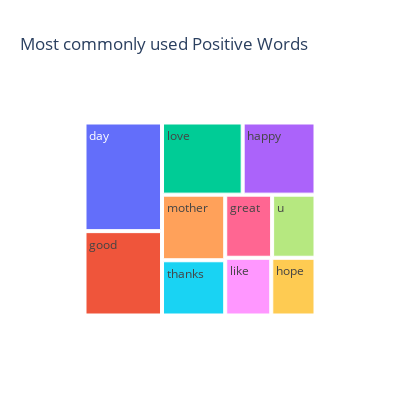

The cell this chart's notebook holds for it:
### Code cell
import plotly.express as px

px.treemap(common_words_positive, 
           path=['Word'], values='count',
           title='Most commonly used Positive Words',
          width=400, height=400)

### Figure 1 — Plotly figure (JSON) as saved in the notebook; plotly's stock layout.template omitted (floating-point values rounded to 4 significant figures)
{"data": [{"branchvalues": "total", "domain": {"x": [0, 1], "y": [0, 1]}, "hovertemplate": "labels=%{label}<br>count=%{value}<br>parent=%{parent}<br>id=%{id}<extra></extra>", "ids": ["day", "good", "great", "happy", "hope", "like", "love", "mother", "thanks", "u"], "labels": ["day", "good", "great", "happy", "hope", "like", "love", "mother", "thanks", "u"], "name": "", "parents": ["", "", "", "", "", "", "", "", "", ""], "type": "treemap", "values": [1375, 1068, 483, 858, 417, 434, 950, 677, 570, 447]}], "layout": {"height": 400, "legend": {"tracegroupgap": 0}, "title": {"text": "Most commonly used Positive Words"}, "width": 400}}
